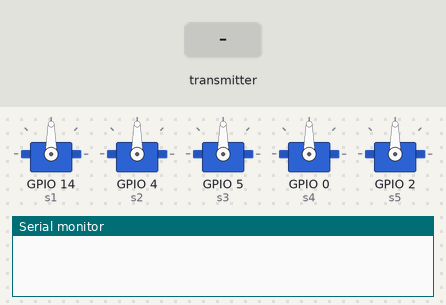
Bench run of a sketch on a simulated ESP8266 (NodeMCU). Shown: 5 × servo, the last lines printed to the serial monitor. The inputs (shaded band) are chosen by the test bench.

Above: at 1.2 s.
1.3 s: the transmitter starts sending a = 0
At 2.4 s:
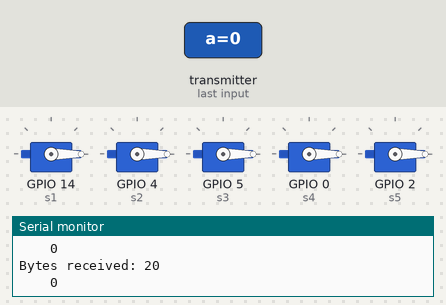
2.8 s: the transmitter starts sending b = 256
At 3.5 s:
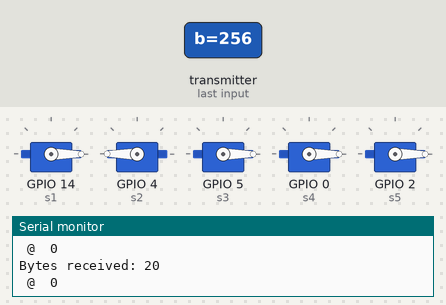
4.3 s: the transmitter starts sending c = 256
At 4.7 s:
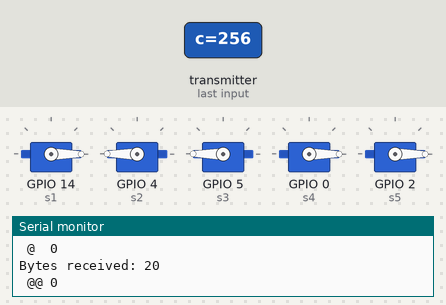
5.8 s: the transmitter starts sending d = 256
At 7.0 s:
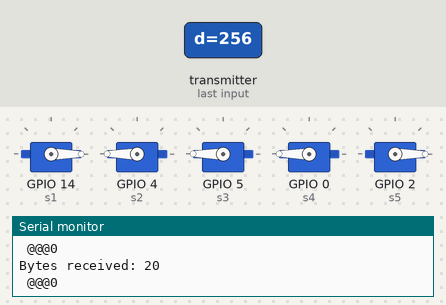
7.3 s: the transmitter starts sending a = 256
At 8.2 s:
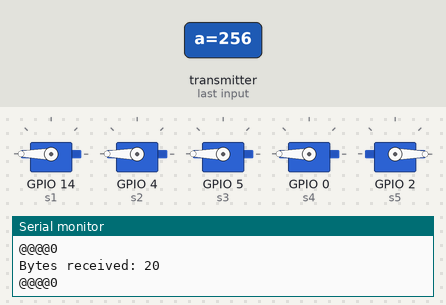
8.8 s: the transmitter starts sending b = 0
At 9.3 s:
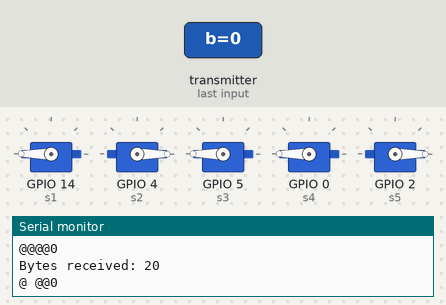
Timing chart, 0 to 11.3 s (numbered marks = the images above; inputs shaded):
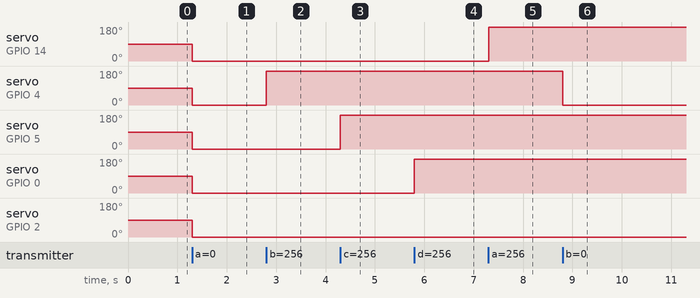

The sketch:

receiver.ino
```cpp
#include <ESP8266WiFi.h>
#include <espnow.h>
#include <Servo.h>
#define l1 4
#define l2 5
#define r1 0
#define r2 2
Servo s1;
Servo s2;
Servo s3;
Servo s4;
Servo s5;
// #define p D3;

// Structure example to receive data
// Must match the sender structure
typedef struct struct_message {
 int a;
 int b;
 int c;
 int d;
 int e;
} struct_message;

// Create a struct_message called myData
struct_message myData;

// Callback function that will be executed when data is received
void OnDataRecv(uint8_t * mac, uint8_t *incomingData, uint8_t len) {
  memcpy(&myData, incomingData, sizeof(myData));
    Serial.print("Bytes received: ");
  Serial.println(len);
  Serial.print(myData.a+" ");
  Serial.print(myData.b+" ");
  Serial.print(myData.c+" ");
  Serial.print(myData.d+" ");
  Serial.println(myData.e);
  s1.write(myData.a);
  s2.write(myData.b);
  s3.write(myData.c);
  s4.write(myData.d);
  s5.write(myData.e);

}

void setup() {
  // Initialize Serial Monitor
  Serial.begin(115200);

  // Set device as a Wi-Fi Station
  WiFi.mode(WIFI_STA);

  // Init ESP-NOW
  if (esp_now_init() != 0) {
    Serial.println("Error initializing ESP-NOW");
    return;
  }
  pinMode(5, OUTPUT);
  pinMode(4, OUTPUT);
  pinMode(0, OUTPUT);
  pinMode(2, OUTPUT);
  pinMode(14, OUTPUT);
  s1.attach(14);
  s2.attach(4);
  s3.attach(5);
  s4.attach(0);
  s5.attach(2);


  // Once ESPNow is successfully Init, we will register for recv CB to
  // get recv packer info
  esp_now_set_self_role(ESP_NOW_ROLE_SLAVE);
  esp_now_register_recv_cb(OnDataRecv);
}

void loop() {

}
```

Measured:
- after the input at 1.3 s, servo on GPIO 14 (s1), servo on GPIO 4 (s2), servo on GPIO 5 (s3), servo on GPIO 0 (s4), servo on GPIO 2 (s5): 90° → 0° at once
- after the input at 2.8 s, servo on GPIO 4 (s2): 0° → 180° at once
- after the input at 4.3 s, servo on GPIO 5 (s3): 0° → 180° at once
- after the input at 5.8 s, servo on GPIO 0 (s4): 0° → 180° at once
- after the input at 7.3 s, servo on GPIO 14 (s1): 0° → 180° at once
- after the input at 8.8 s, servo on GPIO 4 (s2): 180° → 0° at once
